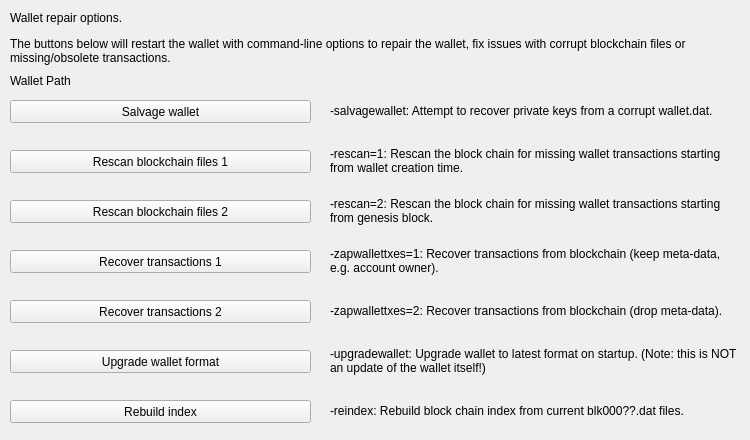
     <widget class="QWidget" name="pageRepair">
      <widget class="QPushButton" name="btn_salvagewallet">
       <property name="geometry">
        <rect>
         <x>10</x>
         <y>100</y>
         <width>301</width>
         <height>23</height>
        </rect>
       </property>
       <property name="minimumSize">
        <size>
         <width>180</width>
         <height>23</height>
        </size>
       </property>
       <property name="text">
        <string>Salvage wallet</string>
       </property>
      </widget>
      <widget class="QPushButton" name="btn_rescan1">
       <property name="geometry">
        <rect>
         <x>10</x>
         <y>150</y>
         <width>301</width>
         <height>23</height>
        </rect>
       </property>
       <property name="minimumSize">
        <size>
         <width>180</width>
         <height>23</height>
        </size>
       </property>
       <property name="text">
        <string>Rescan blockchain files 1</string>
       </property>
      </widget>
      <widget class="QPushButton" name="btn_rescan2">
       <property name="geometry">
        <rect>
         <x>10</x>
         <y>200</y>
         <width>301</width>
         <height>23</height>
        </rect>
       </property>
       <property name="minimumSize">
        <size>
         <width>180</width>
         <height>23</height>
        </size>
       </property>
       <property name="text">
        <string>Rescan blockchain files 2</string>
       </property>
      </widget>
      <widget class="QPushButton" name="btn_zapwallettxes1">
       <property name="geometry">
        <rect>
         <x>10</x>
         <y>250</y>
         <width>301</width>
         <height>23</height>
        </rect>
       </property>
       <property name="minimumSize">
        <size>
         <width>180</width>
         <height>23</height>
        </size>
       </property>
       <property name="text">
        <string>Recover transactions 1</string>
       </property>
      </widget>
      <widget class="QPushButton" name="btn_zapwallettxes2">
       <property name="geometry">
        <rect>
         <x>10</x>
         <y>300</y>
         <width>301</width>
         <height>23</height>
        </rect>
       </property>
       <property name="minimumSize">
        <size>
         <width>180</width>
         <height>23</height>
        </size>
       </property>
       <property name="text">
        <string>Recover transactions 2</string>
       </property>
      </widget>
      <widget class="QPushButton" name="btn_upgradewallet">
       <property name="geometry">
        <rect>
         <x>10</x>
         <y>350</y>
         <width>301</width>
         <height>23</height>
        </rect>
       </property>
       <property name="minimumSize">
        <size>
         <width>180</width>
         <height>23</height>
        </size>
       </property>
       <property name="text">
        <string>Upgrade wallet format</string>
       </property>
      </widget>
      <widget class="QLabel" name="label_repair_helptext">
       <property name="geometry">
        <rect>
         <x>10</x>
         <y>30</y>
         <width>711</width>
         <height>41</height>
        </rect>
       </property>
       <property name="text">
        <string>The buttons below will restart the wallet with command-line options to repair the wallet, fix issues with corrupt blockchain files or missing/obsolete transactions.</string>
       </property>
       <property name="wordWrap">
        <bool>true</bool>
       </property>
      </widget>
      <widget class="QLabel" name="label_repair_salvage">
       <property name="geometry">
        <rect>
         <x>330</x>
         <y>90</y>
         <width>411</width>
         <height>41</height>
        </rect>
       </property>
       <property name="text">
        <string>-salvagewallet: Attempt to recover private keys from a corrupt wallet.dat.</string>
       </property>
       <property name="wordWrap">
        <bool>true</bool>
       </property>
      </widget>
      <widget class="QLabel" name="label_repair_rescan1">
       <property name="geometry">
        <rect>
         <x>330</x>
         <y>140</y>
         <width>411</width>
         <height>41</height>
        </rect>
       </property>
       <property name="text">
        <string>-rescan=1: Rescan the block chain for missing wallet transactions starting from wallet creation time.</string>
       </property>
       <property name="wordWrap">
        <bool>true</bool>
       </property>
      </widget>
      <widget class="QLabel" name="label_repair_rescan2">
       <property name="geometry">
        <rect>
         <x>330</x>
         <y>190</y>
         <width>411</width>
         <height>41</height>
        </rect>
       </property>
       <property name="text">
        <string>-rescan=2: Rescan the block chain for missing wallet transactions starting from genesis block.</string>
       </property>
       <property name="wordWrap">
        <bool>true</bool>
       </property>
      </widget>
      <widget class="QLabel" name="label_repair_zap1">
       <property name="geometry">
        <rect>
         <x>330</x>
         <y>240</y>
         <width>411</width>
         <height>41</height>
        </rect>
       </property>
       <property name="text">
        <string>-zapwallettxes=1: Recover transactions from blockchain (keep meta-data, e.g. account owner).</string>
       </property>
       <property name="wordWrap">
        <bool>true</bool>
       </property>
      </widget>
      <widget class="QLabel" name="label_repair_zap2">
       <property name="geometry">
        <rect>
         <x>330</x>
         <y>290</y>
         <width>411</width>
         <height>41</height>
        </rect>
       </property>
       <property name="text">
        <string>-zapwallettxes=2: Recover transactions from blockchain (drop meta-data).</string>
       </property>
       <property name="wordWrap">
        <bool>true</bool>
       </property>
      </widget>
      <widget class="QLabel" name="label_repair_upgrade">
       <property name="geometry">
        <rect>
         <x>330</x>
         <y>340</y>
         <width>411</width>
         <height>41</height>
        </rect>
       </property>
       <property name="text">
        <string>-upgradewallet: Upgrade wallet to latest format on startup. (Note: this is NOT an update of the wallet itself!)</string>
       </property>
       <property name="wordWrap">
        <bool>true</bool>
       </property>
      </widget>
      <widget class="QLabel" name="label_repair_header">
       <property name="geometry">
        <rect>
         <x>10</x>
         <y>10</y>
         <width>711</width>
         <height>16</height>
        </rect>
       </property>
       <property name="text">
        <string>Wallet repair options.</string>
       </property>
       <property name="wordWrap">
        <bool>true</bool>
       </property>
      </widget>
      <widget class="QPushButton" name="btn_reindex">
       <property name="geometry">
        <rect>
         <x>10</x>
         <y>400</y>
         <width>301</width>
         <height>23</height>
        </rect>
       </property>
       <property name="text">
        <string>Rebuild index</string>
       </property>
      </widget>
      <widget class="QLabel" name="label_repair_reindex">
       <property name="geometry">
        <rect>
         <x>330</x>
         <y>390</y>
         <width>411</width>
         <height>41</height>
        </rect>
       </property>
       <property name="text">
        <string>-reindex: Rebuild block chain index from current blk000??.dat files.</string>
       </property>
       <property name="wordWrap">
        <bool>true</bool>
       </property>
      </widget>
      <widget class="QLabel" name="wallet_path">
       <property name="geometry">
        <rect>
         <x>10</x>
         <y>70</y>
         <width>731</width>
         <height>21</height>
        </rect>
       </property>
       <property name="text">
        <string>Wallet Path</string>
       </property>
      </widget>
     </widget>
